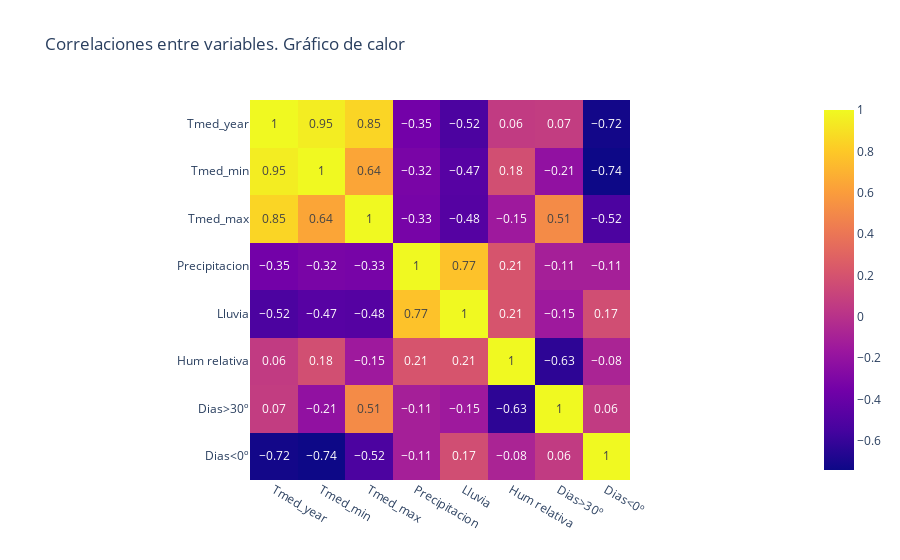

Notebook source saved alongside this figure:
### Code cell
#correlacion variables numericas
px.imshow(img       = df[["Tmed_year","Tmed_min","Tmed_max", "Precipitacion", "Lluvia","Hum relativa", "Dias>30º", "Dias<0º"]].corr().round(2),
          text_auto = True,
          title= "Correlaciones entre variables. Gráfico de calor")

### Figure 1 — Plotly figure (JSON) as saved in the notebook; plotly's stock layout.template omitted (floating-point values rounded to 4 significant figures)
{"data": [{"coloraxis": "coloraxis", "hovertemplate": "x: %{x}<br>y: %{y}<br>color: %{z}<extra></extra>", "name": "0", "texttemplate": "%{z}", "type": "heatmap", "x": ["Tmed_year", "Tmed_min", "Tmed_max", "Precipitacion", "Lluvia", "Hum relativa", "Dias>30º", "Dias<0º"], "xaxis": "x", "y": ["Tmed_year", "Tmed_min", "Tmed_max", "Precipitacion", "Lluvia", "Hum relativa", "Dias>30º", "Dias<0º"], "yaxis": "y", "z": [[1, 0.95, 0.85, -0.35, -0.52, 0.06, 0.07, -0.72], [0.95, 1, 0.64, -0.32, -0.47, 0.18, -0.21, -0.74], [0.85, 0.64, 1, -0.33, -0.48, -0.15, 0.51, -0.52], [-0.35, -0.32, -0.33, 1, 0.77, 0.21, -0.11, -0.11], [-0.52, -0.47, -0.48, 0.77, 1, 0.21, -0.15, 0.17], [0.06, 0.18, -0.15, 0.21, 0.21, 1, -0.63, -0.08], [0.07, -0.21, 0.51, -0.11, -0.15, -0.63, 1, 0.06], [-0.72, -0.74, -0.52, -0.11, 0.17, -0.08, 0.06, 1]]}], "layout": {"coloraxis": {"colorscale": [[0, "#0d0887"], [0.1111, "#46039f"], [0.2222, "#7201a8"], [0.3333, "#9c179e"], [0.4444, "#bd3786"], [0.5556, "#d8576b"], [0.6667, "#ed7953"], [0.7778, "#fb9f3a"], [0.8889, "#fdca26"], [1, "#f0f921"]]}, "title": {"text": "Correlaciones entre variables. Gráfico de calor"}, "xaxis": {"anchor": "y", "constrain": "domain", "domain": [0, 1], "scaleanchor": "y"}, "yaxis": {"anchor": "x", "autorange": "reversed", "constrain": "domain", "domain": [0, 1]}}}
